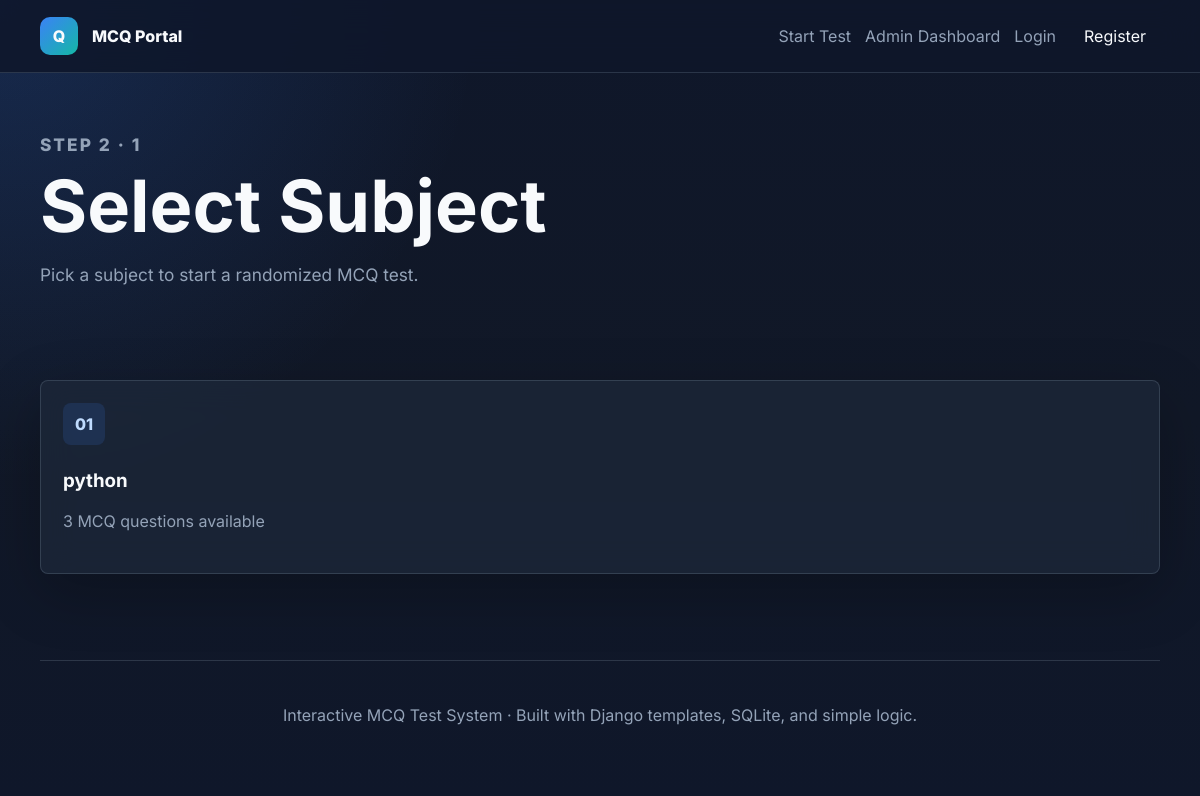
The app's page /semester/1/subjects/, older data.
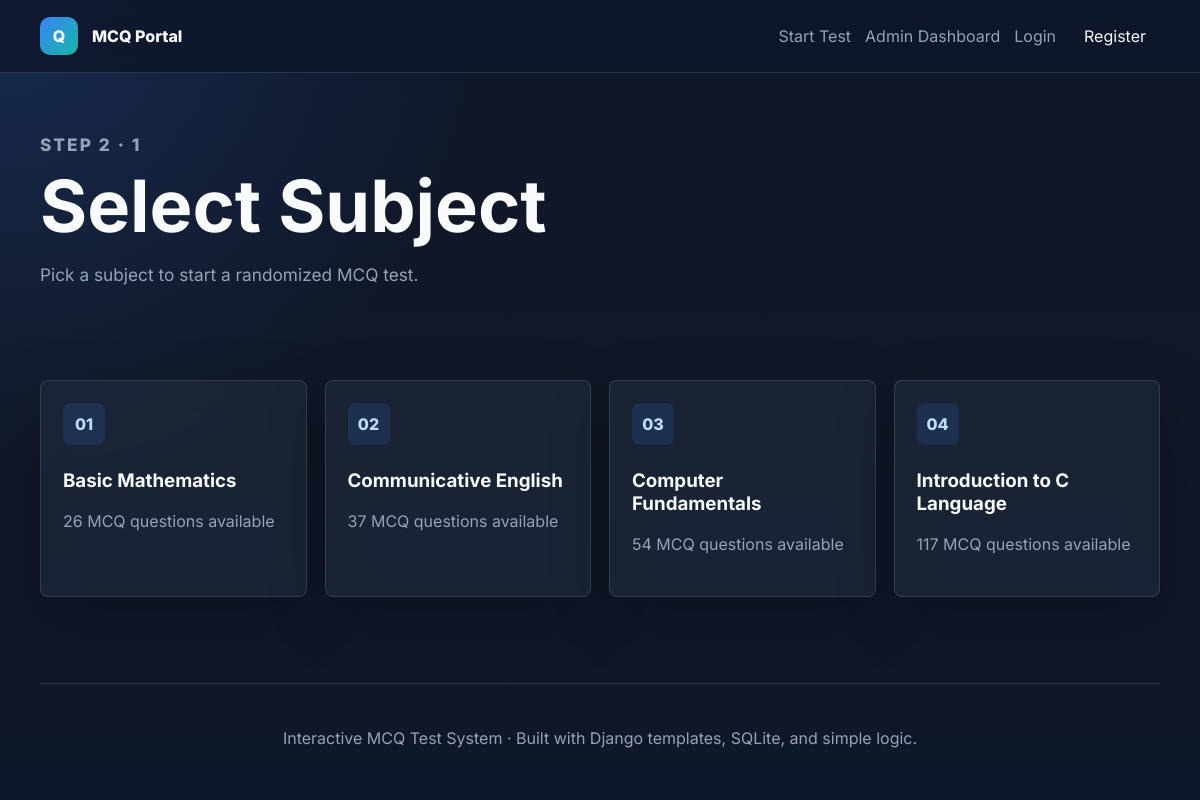
The same page, newer data.
### exams/models.py (models this page shows, shortened)
class Subject(models.Model):
    semester = models.ForeignKey(Semester, related_name="subjects", on_delete=models.CASCADE)
    subject_name = models.CharField(max_length=150)
    class Meta:
        ordering = ("semester__semester_name", "subject_name")
        unique_together = ("semester", "subject_name")
        verbose_name = "Subject"
        verbose_name_plural = "Subjects"

### exams/views.py (the view)
# urls.py: path("semester/<int:semester_id>/subjects/", views.select_subject, name="select_subject"),
def select_subject(request, semester_id):
    selected_semester = get_object_or_404(Semester, id=semester_id)
    subjects_for_semester = selected_semester.subjects.annotate(question_count=Count("questions"))
    return render(
        request,
        "exams/select_subject.html",
        {"semester": selected_semester, "subjects": subjects_for_semester},
    )

### templates/exams/select_subject.html (shortened to what this page needs)
{% extends "base.html" %}
{% block content %}
<section class="page-hero compact">
    <p class="eyebrow">Step 2 · {{ semester.semester_name }}</p>
    <h1>Select Subject</h1>
    <p>Pick a subject to start a randomized MCQ test.</p>
</section>
<section class="page-section">
    <div class="card-grid">
        {% for subject in subjects %}
            <a class="info-card" href="{% url 'start_test' semester.id subject.id %}">
                <span class="card-number">{{ forloop.counter|stringformat:"02d" }}</span>
                <h3>{{ subject.subject_name }}</h3>
                <p>{{ subject.question_count }} MCQ questions available</p>
            </a>
        {% empty %}
            <div class="empty-state">No subjects are added for {{ semester.semester_name }} yet.</div>
        {% endfor %}
    </div>
</section>
{% endblock %}

Row changes from the older to the newer data that the page shows:
added Subject: subject_name "Basic Mathematics", question_count "26"
changed Subject: subject_name "python" → "Communicative English"; question_count "3" → "37"
added Subject: subject_name "Computer Fundamentals", question_count "54"
added Subject: subject_name "Introduction to C Language", question_count "117"
